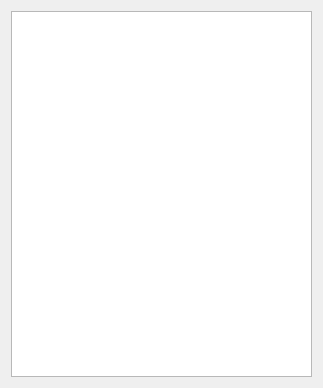
<?xml version="1.0" encoding="UTF-8"?>
<ui version="4.0">
 <class>distributionLists</class>
 <widget class="QWidget" name="distributionLists">
  <property name="geometry">
   <rect>
    <x>0</x>
    <y>0</y>
    <width>323</width>
    <height>388</height>
   </rect>
  </property>
  <property name="windowTitle">
   <string>Email Distribution Lists</string>
  </property>
  <property name="windowIcon">
   <iconset>
    <normaloff>../Meduit_logo.ico</normaloff>../Meduit_logo.ico</iconset>
  </property>
  <layout class="QGridLayout" name="gridLayout">
   <item row="0" column="0">
    <widget class="QTextBrowser" name="listBrowser">
     <property name="openExternalLinks">
      <bool>true</bool>
     </property>
    </widget>
   </item>
  </layout>
 </widget>
 <resources/>
 <connections/>
</ui>
